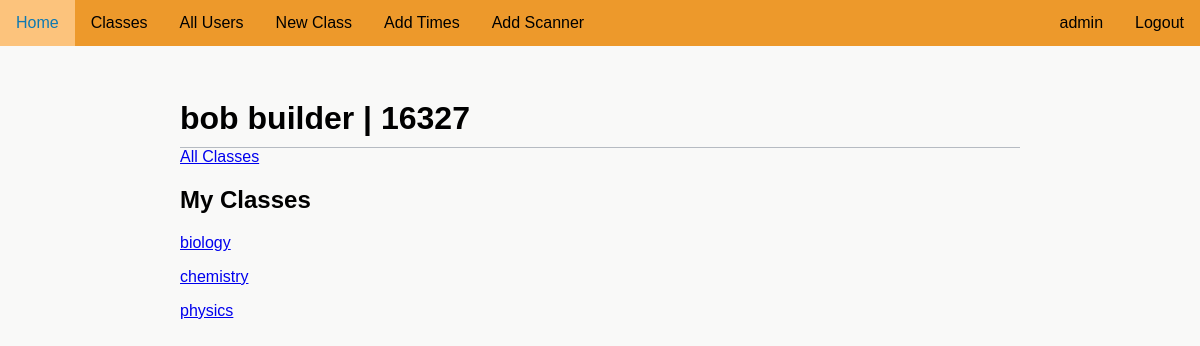
The app's page /account/16327/classes (signed in) with its own data.
### attendanceproject/models.py (models this page shows)
class User(UserMixin, db.Model):
    __tablename__ = "user"
    id = db.Column(db.Integer, unique=True, nullable=False, primary_key=True)
    fname = db.Column(db.Text(20), nullable=False)
    lname = db.Column(db.Text(20), nullable=False)
    user_code = db.Column(db.Text(8), nullable=False, unique=True)
    email = db.Column(db.Text(50), nullable=False, unique=True)
    password = db.Column(db.Text(90), nullable=False)
    auth = db.Column(db.Text(10), nullable=True)
    tags = db.relationship('Tag', backref='user_tag')
    subjects = db.relationship('UserSubject', back_populates='user')
    attnd_times = db.relationship('AttendanceTime', backref='subject_attnd_times')

class SubjectCode(db.Model):
    __tablename__ = "subject_code"
    id = db.Column(db.Integer, unique=True, nullable=False, primary_key=True)
    name = db.Column(db.Text(50), nullable=False)
    code = db.Column(db.Text(50), unique=True, nullable=False)
    join_code = db.Column(db.Text(10), unique=True, nullable=False)
    users = db.relationship('UserSubject', back_populates='subject')
    times = db.relationship('SubjectTimes', back_populates='subject')
    scanner = db.relationship('Scanner', back_populates='subject')

### attendanceproject/routes.py (the view, shortened to what this page needs)
@app.route('/account/<user_code>/classes', methods=['GET', 'POST'])
@login_required
def classes(user_code):
    if current_user.auth in ['teacher', 'admin']:
        user = User.query.filter_by(user_code=user_code).first()
        if not user:
            flash('User not found')
            return redirect(url_for('classes', user_code=current_user.user_code))
        else:
            user_classes = subject_name(user) # Getting a list of the user's subjects
        form = populate_JoinClassForm(user)
        user_classes = subject_name(user) # Getting a list of the user's subjects/classes
        return render_template('my_classes.html', form=form, user=user, user_classes=user_classes, day_num=day_num())

### attendanceproject/models.py (called while the page is built)
@login_manager.user_loader
def load_user(user_id):
    return User.query.get(int(user_id))

### attendanceproject/routes.py (called while the page is built)
def subject_name(user):
    return [x.subject for x in user.subjects]

def populate_JoinClassForm(user):
    classes = SubjectCode.query.all()
    sclasses = [(x.id, x.name) for x in classes if x.id not in [y.subject_id for y in user.subjects]]
    form = JoinClassForm()
    if sclasses:
        form.classes.choices = sclasses
    return form

def day_num():
    return datetime.date.today().timetuple().tm_yday

### attendanceproject/templates/my_classes.html (shortened to what this page needs)
{% extends "layout.html" %}
{% block content %}
    <div class='main-header'>
        <h1>{{ user.fname }} {{ user.lname }} | {{ user.user_code }}</h1>
    </div>
    {% if current_user.auth in ['teacher', 'admin'] %}
        <a href="{{ url_for('all_classes') }}">All Classes</a>
    {% endif %}
    <h2>My Classes</h2>
    {% if user_classes %}
        {% for class in user_classes %}
            <a href="{{ url_for('class_code', class_code=class.code, user_code=user.user_code, day=day_num) }}"><p>{{ class.name }}</p></a>
        {% endfor %}
    {% endif %}
{% endblock %}

### attendanceproject/templates/navigation.html (shortened to what this page needs)
<div id='nav'>
    <ul>
        <div id="nav-left">
            {% if current_user.is_authenticated %}
                <li><a href="{{url_for('home')}}">Home</a></li>
                {% if current_user.auth == 'admin' %}
                    <li><a href="{{url_for('all_classes')}}">Classes</a></li>
                    <li><a href="{{url_for('all_users')}}">All Users</a></li>
                    <li><a href="{{url_for('create_class')}}">New Class</a></li>
                {% endif %}
                {% if current_user.auth == 'admin' %}
                    <li><a href="{{url_for('addtime')}}">Add Times</a></li>
                    <li><a href="{{url_for('scanner')}}">Add Scanner</a></li>
                {% endif %}
            {% endif %}
        </div>
        <div id="nav-right">
            {% if current_user.is_authenticated %}
                <li><a href="{{url_for('logout')}}">Logout</a></li>
                <li><a href="{{url_for('account', user_code=current_user.user_code)}}">{{ current_user.fname }}</a></li>
            {% endif %}
        </div>
    </ul>
</div>

### attendanceproject/static/style.css (style rules this page uses)
:root { --main: #ed992b; --headings: #0E79B2; --errors: #C12E47; }
html { font-family: 'Noto Sans JP', sans-serif; background-color: rgb(249, 249, 248); }
body { margin: 0; margin-left: auto; margin-right: auto; }
ul { list-style-type: None; padding-inline-start: 0; }
#nav ul { list-style-type: none; position: fixed; top: 0; width: 100%; margin: 0; padding: 0; background-color: var(--main); min-width: 555px; }
#nav-left li { float: left; }
#nav-right li { float: right; }
#nav li a { display: block; color: black; text-align: center; padding: 14px 16px; text-decoration: none; }
.main-header { width: 100%; border-bottom-width: 1px; border-bottom-style: solid; border-bottom-color: rgb(182, 187, 194); }
.main-header h1 { margin-bottom: 10px; }

### records on screen
User: fname "admin"
User: fname "bob", lname "builder", user_code "16327"
SubjectCode: name "biology"
SubjectCode: name "chemistry"
SubjectCode: name "physics"
